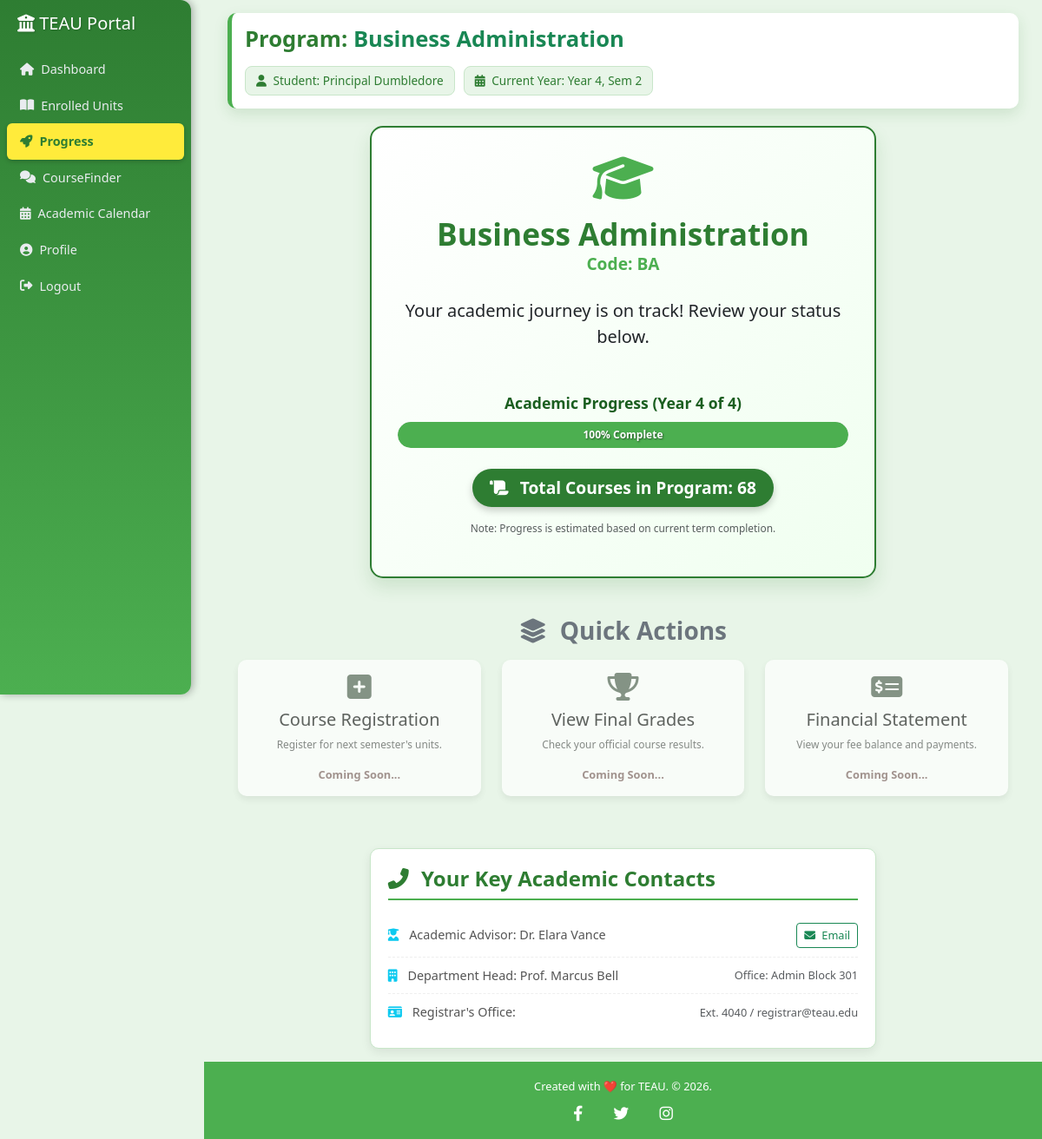
The page /Progress.php (signed in) on the database its author committed.
### tables this page shows
CREATE TABLE `user` (
  `id` int(11) NOT NULL,
  `fullName` varchar(255) NOT NULL,
  `email` varchar(255) NOT NULL,
  `program` varchar(255) DEFAULT NULL,
  `year` varchar(50) DEFAULT NULL,
  `semester` varchar(50) DEFAULT NULL,
  `password` varchar(255) NOT NULL,
  `userType` varchar(50) NOT NULL DEFAULT 'student',
  `reset_token` varchar(255) DEFAULT NULL,
  `token_expiry` datetime DEFAULT NULL
);

### Progress.php (the view, shortened to what this page needs)
<?php
include "config.php";
function sanitize_input($data)
{
    $data = trim($data);
    $data = stripslashes($data);
    $data = htmlspecialchars($data, ENT_QUOTES, 'UTF-8');
    return $data;
}
$id = $_SESSION['id'];
$stmt = $conn->prepare("SELECT fullName, userType, program, year, semester FROM user WHERE id = ?");
$stmt->bind_param("i", $id);
$stmt->execute();
$result = $stmt->get_result();
$user = null;
if ($result->num_rows > 0) {
    $user = $result->fetch_assoc();
} else {
    error_log("No user found for ID: " . $id);
    session_destroy();
    header("Location: auth.php?error=user_not_found");
    exit();
}
$fullName = sanitize_input($user['fullName']);
$program = sanitize_input($user['program']);
$programCode = strtoupper(implode('', array_map(function($word) {
    return $word[0];
}, array_filter(explode(' ', str_replace(array('of', 'in', 'and', 'bachelor', 'master'), '', strtolower($program)))))));
$year = intval($user['year']);
$semester = intval($user['semester']);
$stmt_courses = $conn->prepare("SELECT COUNT(id) AS total_courses
                             FROM courses
                             WHERE program = ?");
if (!$stmt_courses) {
    error_log("Prepare failed: " . $conn->error);
    $totalCourses = 0;
} else {
    $stmt_courses->bind_param("s", $program);
    $stmt_courses->execute();
    $result_courses = $stmt_courses->get_result();
    $totalCourses = 0;
    if ($row = $result_courses->fetch_assoc()) {
        $totalCourses = $row['total_courses'];
    }
}
$totalYears = 4;
$totalSemesters = 2;
$currentSemesterIndex = (($year - 1) * $totalSemesters) + $semester;
$maxSemesters = $totalYears * $totalSemesters;
$progressPercentage = min(100, round(($currentSemesterIndex / $maxSemesters) * 100));
$advisorName = "Dr. Elara Vance";
$advisorEmail = "e.vance@teau.edu";
$deptHeadName = "Prof. Marcus Bell";
$deptHeadOffice = "Admin Block 301";
?>
<!DOCTYPE html>
<html lang="en">
<head>
    <link href="https://cdn.jsdelivr.net/npm/bootstrap@5.3.3/dist/css/bootstrap.min.css" rel="stylesheet">
    <link href="https://cdnjs.cloudflare.com/ajax/libs/font-awesome/6.4.0/css/all.min.css" rel="stylesheet">
</head>
<body>
    <nav class="sidebar" id="sidebar">
        <h2><i class="fas fa-university"></i> TEAU Portal</h2>
        <ul>
            <li><a href="student_dashboard.php"><i class="fas fa-home me-2"></i>Dashboard</a></li>
            <li><a href="MyUnits.php"><i class="fas fa-book-open me-2"></i>Enrolled Units</a></li>
            <li><a href="Progress.php" class="active-page"><i class="fas fa-rocket me-2"></i>Progress</a></li>
            <li><a href="studentCourseFinder.php"><i class="fas fa-comments me-2"></i>CourseFinder</a></li>
            <li><a href="academic_calendar.php"><i class="fas fa-calendar-alt me-2"></i>Academic Calendar</a></li>
            <li><a href="profile.php"><i class="fas fa-user-circle me-2"></i>Profile</a></li>
            <li><a href="logout.php"><i class="fas fa-sign-out-alt me-2"></i>Logout</a></li>
        </ul>
    </nav>
    <div class="content-wrapper">
        <main class="main">
            <div class="container-fluid">
                <div class="header">
                    <h2>Program: <span class="text-success"><?php echo htmlspecialchars($program); ?></span></h2>
                    <div class="user-meta">
                        <p class="program-info"><i class="fas fa-user me-1"></i> Student: <?php echo htmlspecialchars($fullName); ?></p>
                        <p class="status-info"><i class="fas fa-calendar-alt me-1"></i> Current Year: Year <?php echo htmlspecialchars($year); ?>, Sem <?php echo htmlspecialchars($semester); ?></p>
                    </div>
                </div>
                <div class="row">
                    <div class="col-sm-12 col-md-10 offset-md-1 col-lg-8 offset-lg-2">
                        <div class="program-card">
                            <i class="fas fa-graduation-cap icon-large"></i>
                            <h3><?php echo htmlspecialchars($program); ?></h3>                       <span class="program-code">Code: <?php echo htmlspecialchars($programCode); ?></span>
                            <p class="lead text-dark mt-4">
                                Your academic journey is on track! Review your status below.
                            </p>
                            <div class="progress-section mt-5">
                                <p class="progress-title">Academic Progress (Year <?php echo $year; ?> of <?php echo $totalYears; ?>)</p>
                                <div class="progress" role="progressbar" aria-label="Academic Progress" aria-valuenow="<?php echo $progressPercentage; ?>" aria-valuemin="0" aria-valuemax="100">
                                    <div class="progress-bar" style="width: <?php echo $progressPercentage; ?>%">
                                        <?php echo $progressPercentage; ?>% Complete
                                    </div>
                                </div>
                            </div>
                            <div class="course-count mt-4">
                                <i class="fas fa-scroll me-2"></i> Total Courses in Program: <?php echo htmlspecialchars($totalCourses); ?>
                            </div>
                            <p class="text-muted small mt-3">
                                Note: Progress is estimated based on current term completion.
                            </p>
                        </div>
                    </div>
                </div>
                <h3 class="text-center mt-4 mb-3 text-secondary" style="font-weight: 700;">
                    <i class="fas fa-layer-group me-2"></i> Quick Actions
                </h3>
                <div class="row mb-4 justify-content-center">
                    <div class="col-md-4 col-sm-6 mb-3">
                        <a href="#" class="text-dark text-decoration-none">
                            <div class="action-card disabled">
                                <i class="fas fa-plus-square card-icon"></i>
                                <h5>Course Registration</h5>
                                <p class="small text-muted">Register for next semester's units.</p>
                                <span class="coming-soon-text">Coming Soon...</span>
                            </div>
                        </a>
                    </div>
                    <div class="col-md-4 col-sm-6 mb-3">
                           <a href="#" class="text-dark text-decoration-none">
                                <div class="action-card disabled">
                                    <i class="fas fa-trophy card-icon"></i>
                                    <h5>View Final Grades</h5>
                                    <p class="small text-muted">Check your official course results.</p>
                                    <span class="coming-soon-text">Coming Soon...</span>
                                </div>
                            </a>
                    </div>
                    <div class="col-md-4 col-sm-6 mb-3">
                        <a href="#" class="text-dark text-decoration-none">
                            <div class="action-card disabled">
                                <i class="fas fa-money-check-alt card-icon"></i>
                                <h5>Financial Statement</h5>
                                <p class="small text-muted">View your fee balance and payments.</p>
                                <span class="coming-soon-text">Coming Soon...</span>
                            </div>
                        </a>
                    </div>
                </div>
                <div class="row justify-content-center">
                    <div class="col-sm-12 col-md-10 col-lg-8">
                        <div class="contact-card">
                            <h4 class="mb-3"><i class="fas fa-phone-alt me-2"></i> Your Key Academic Contacts</h4>
                            <div class="list-group list-group-flush">
                                <div class="list-group-item d-flex justify-content-between align-items-center">
                                    <div><i class="fas fa-user-graduate me-2 text-info"></i> Academic Advisor: <?php echo htmlspecialchars($advisorName); ?></div>
                                    <a href="mailto:<?php echo htmlspecialchars($advisorEmail); ?>" class="btn btn-sm btn-outline-success"><i class="fas fa-envelope me-1"></i> Email</a>
                                </div>
                                <div class="list-group-item d-flex justify-content-between align-items-center">
                                    <div><i class="fas fa-building me-2 text-info"></i> Department Head: <?php echo htmlspecialchars($deptHeadName); ?></div>
                                    <span class="text-muted small">Office: <?php echo htmlspecialchars($deptHeadOffice); ?></span>
                                </div>
                                <div class="list-group-item d-flex justify-content-between align-items-center">
                                    <div><i class="fas fa-id-card me-2 text-info"></i> Registrar's Office: </div>
                                    <span class="text-muted small">Ext. 4040 / registrar@teau.edu</span>
                                </div>
                            </div>
                        </div>
                    </div>
                </div>
            </div>
        </main>
        <footer class="footer mt-auto py-3">
            <div class="container-fluid text-center">
                <p>Created with ❤️ for TEAU. &copy; <?php echo date("Y"); ?>.</p>
                <div class="social-icons mt-2">
                    <a href="javascript:void(0)" title="Facebook"><i class="fab fa-facebook-f mx-2"></i></a>
                    <a href="javascript:void(0)" title="Twitter"><i class="fab fa-twitter mx-2"></i></a>
                    <a href="javascript:void(0)" title="Instagram"><i class="fab fa-instagram mx-2"></i></a>
                </div>
            </div>
        </footer>
    </div> <script src="https://code.jquery.com/jquery-3.7.0.js"></script>
</body>
</html>

### rows shown on the page
user: program "Business Administration", fullName "Principal Dumbledore", year "4", semester "2", program "BA", progressPercentage "100"

### other values the page prints
$totalYears "4"
$totalCourses "68"
$advisorName "Dr. Elara Vance"
$deptHeadName "Prof. Marcus Bell"
$deptHeadOffice "Admin Block 301"
